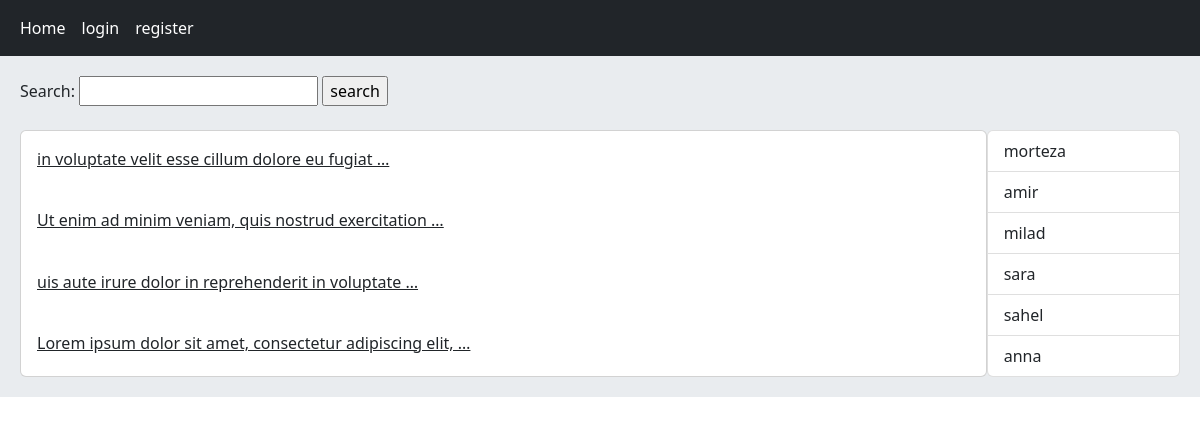
The page / on the database its author committed.
### home/models.py (models this page shows, shortened)
class Post(models.Model):
    user = models.ForeignKey(User, on_delete=models.CASCADE, related_name='posts')
    body = models.TextField()
    slug = models.SlugField()
    created = models.DateTimeField(auto_now_add = True)
    updated = models.DateTimeField(auto_now = True)
    class Meta:
        ordering = ('-created',)
    def get_absolute_url(self):
        return reverse('home:post_detail', args=[self.id, self.slug])

### home/views.py (the view)
# urls.py: path('', views.HomeView.as_view(), name= 'home'),
class HomeView(View):
    form_class = PostSearchForm
    def get(self, request):
        posts = Post.objects.all()
        users = User.objects.all()
        if request.GET.get('search'):
            data = request.GET['search']
            posts = posts.filter(Q(body__icontains= data) | Q(slug__icontains= data))
        return render(request, 'home/index.html', {'posts': posts, 'form': self.form_class, 'users': users})

### home/templates/home/index.html
{% extends 'base.html' %}
{% block content %}
    <form action="" method="get" novalidate>
        {{ form }}
        <input type="submit" value="search">
    </form><br>
    <div class="d-flex align-self-baseline">
    <div class="card col-md-10">
        {% for post in posts %}
            <a href="{{ post.get_absolute_url }}" class="card-body"> {{ post.body|truncatewords:8 }}</a>
        {% endfor %}
    </div>
    <div class="col-md-2">
        <ul class="list-group">
        {% for user in users %}
            {% if user.id == request.user.id %}
                <a href="{% url 'account:user_profile' user.id %}" class="list-group-item active" aria-current="true">{{ user.username }} ⭐</li>
            {% else %}
                <a href="{% url 'account:user_profile' user.id %}" class="list-group-item" aria-current="true">{{ user.username }}</li>
            {% endif %}
        {% endfor %}
        </ul>
    </div></div>
{% endblock %}

### rows shown on the page
Post: body "in voluptate velit esse cillum dolore eu fugiat …"
Post: body "Ut enim ad minim veniam, quis nostrud exercitation …"
Post: body "uis aute irure dolor in reprehenderit in voluptate …"
Post: body "Lorem ipsum dolor sit amet, consectetur adipiscing elit, …"

### other values the page prints
{{ user.username }} "morteza"
{{ user.username }} "amir"
{{ user.username }} "milad"
{{ user.username }} "sara"
{{ user.username }} "sahel"
{{ user.username }} "anna"
